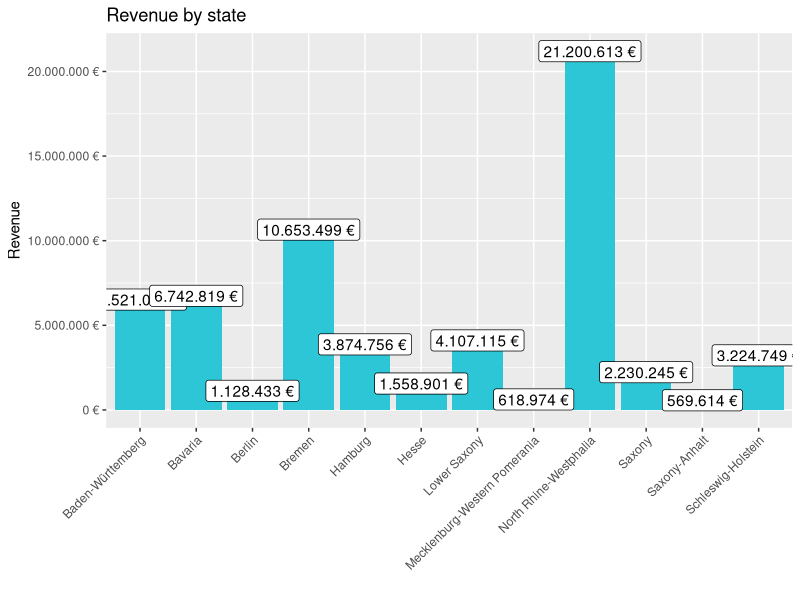
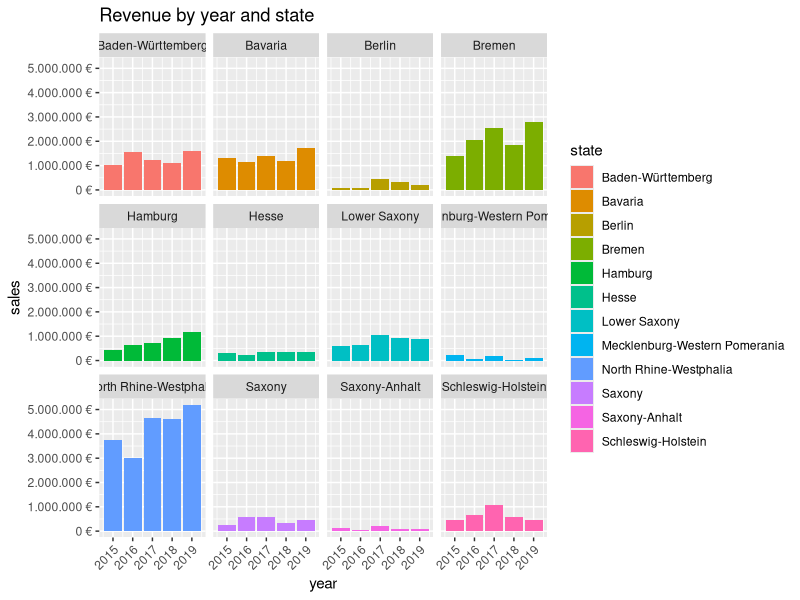

R code for these plots, in order:
## ---- chunk 1
knitr::opts_chunk$set(message=FALSE,warning=FALSE, cache=TRUE)
## ---- chunk 2
library(tidyverse)
library(readxl)
library(lubridate)
library(ggplot2)


bike_orderlines_wrangled_tbl  <- read_excel(path = "ds_data/01_bike_sales/02_wrangled_data/bike_orderlines.xlsx")
## ---- chunk 3
sales_by_state_tbl <- bike_orderlines_wrangled_tbl %>%
  
  select(state, total_price) %>%
  
  group_by(state) %>% 
  summarize(sales = sum(total_price)) %>%

  mutate(sales_text = scales::dollar(sales, big.mark = ".", 
                                     decimal.mark = ",", 
                                     prefix = "", 
                                     suffix = " €"))
## ---- chunk 4
sales_by_state_tbl %>%
  
  ggplot(aes(x = state, y = sales)) +
  
  geom_col(fill = "#2DC6D6") +
  geom_label(aes(label = sales_text)) +
  
  scale_y_continuous(labels = scales::dollar_format(big.mark = ".", 
                                                    decimal.mark = ",", 
                                                    prefix = "", 
                                                    suffix = " €")) +
  labs(
    title    = "Revenue by state",
    x = "",
    y = "Revenue"
  ) +
  
theme(axis.text.x = element_text(angle = 45, hjust = 1))

## ---- chunk 5
sales_by_year_state_tbl <- bike_orderlines_wrangled_tbl %>%
  
  select(order_date, total_price, state) %>%
  mutate(year = year(order_date)) %>%
  
  group_by(state, year) %>%
  summarise(sales = sum(total_price)) %>%
  ungroup() %>%
  
  mutate(sales_text = scales::dollar(sales, big.mark = ".", 
                                     decimal.mark = ",", 
                                     prefix = "", 
                                     suffix = " €"))
## ---- chunk 6
sales_by_year_state_tbl %>%
  
  ggplot(aes(x = year, y = sales, fill = state)) +
  
  geom_col() +
  
  facet_wrap(~ state) +
  
  scale_y_continuous(labels = scales::dollar_format(big.mark = ".", 
                                                    decimal.mark = ",", 
                                                    prefix = "", 
                                                    suffix = " €")) +
  labs(
    title = "Revenue by year and state",
    fill = "state"
  )+
  
  theme(axis.text.x = element_text(angle = 45, hjust = 1))

